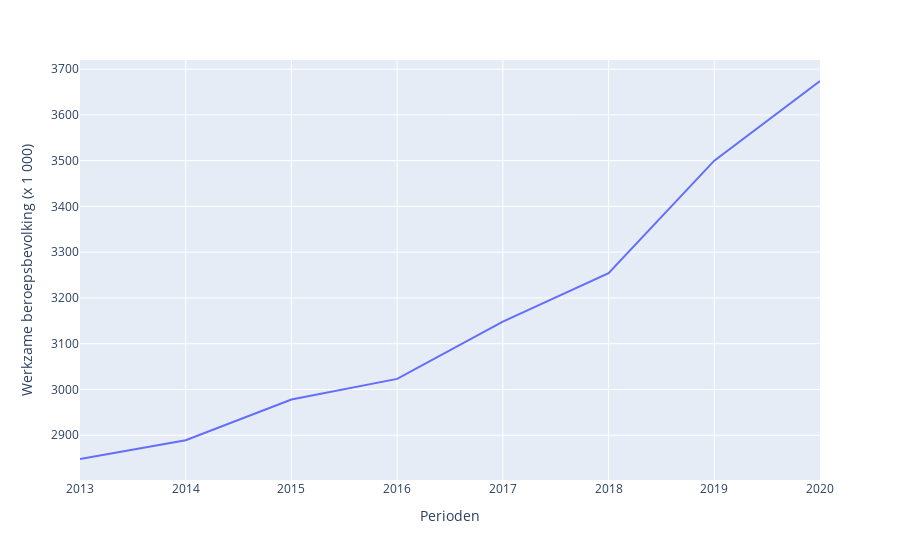

The notebook cell saved with this chart:
### Code cell
df_thuiswerker = df_wfh[(df_wfh['Thuiswerker'] == 'Thuiswerker') & 
                        (df_wfh['Positie werkkring'] == 'Totaal') & 
                        (df_wfh['Persoonskenmerken'] == 'Totaal personen')]


px.line(df_thuiswerker,
        x="Perioden",
        y="Werkzame beroepsbevolking (x 1 000)")

### Figure 1 — Plotly figure (JSON) as saved in the notebook; plotly's stock layout.template omitted (floating-point values rounded to 4 significant figures)
{"data": [{"hovertemplate": "Perioden=%{x}<br>Werkzame beroepsbevolking (x 1 000)=%{y}<extra></extra>", "legendgroup": "", "line": {"color": "#636efa", "dash": "solid"}, "marker": {"symbol": "circle"}, "mode": "lines", "name": "", "orientation": "v", "showlegend": false, "type": "scatter", "x": [2013, 2014, 2015, 2016, 2017, 2018, 2019, 2020], "xaxis": "x", "y": [2848, 2889, 2978, 3023, 3148, 3254, 3500, 3674], "yaxis": "y"}], "layout": {"legend": {"tracegroupgap": 0}, "margin": {"t": 60}, "xaxis": {"anchor": "y", "domain": [0, 1], "title": {"text": "Perioden"}}, "yaxis": {"anchor": "x", "domain": [0, 1], "title": {"text": "Werkzame beroepsbevolking (x 1 000)"}}}}
